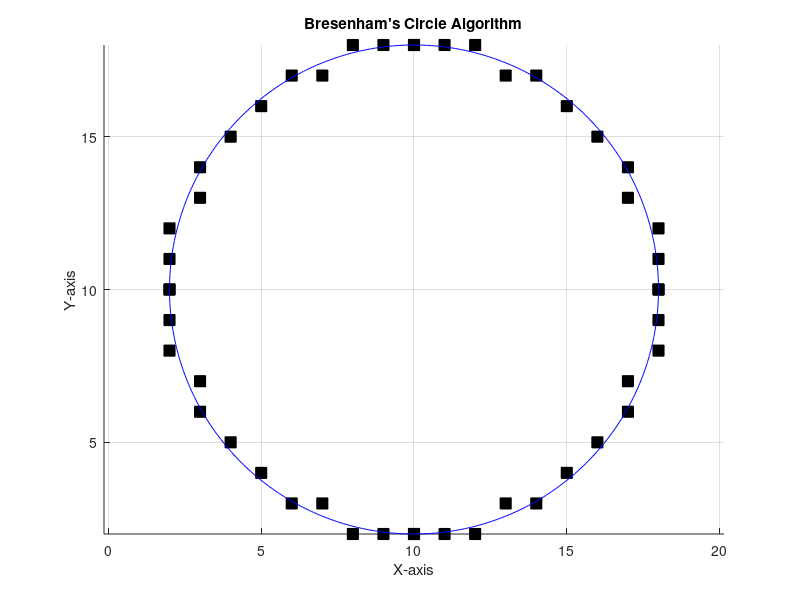

MATLAB code to generate this figure:
clc; clear; close all;

RADIUS = 8;
CENTER_X = 10;
CENTER_Y = 10;

figure;
hold on;
grid on;
axis equal;
title('Bresenham''s Circle Algorithm');
xlabel('X-axis'); ylabel('Y-axis');

X = 0;
Y = RADIUS;
D = 3 - 2 * RADIUS;

while X <= Y
    plot(CENTER_X + X, CENTER_Y + Y, 'ks', 'MarkerSize', 8, 'MarkerFaceColor', 'k');
    plot(CENTER_X - X, CENTER_Y + Y, 'ks', 'MarkerSize', 8, 'MarkerFaceColor', 'k');
    plot(CENTER_X + X, CENTER_Y - Y, 'ks', 'MarkerSize', 8, 'MarkerFaceColor', 'k');
    plot(CENTER_X - X, CENTER_Y - Y, 'ks', 'MarkerSize', 8, 'MarkerFaceColor', 'k');
    plot(CENTER_X + Y, CENTER_Y + X, 'ks', 'MarkerSize', 8, 'MarkerFaceColor', 'k');
    plot(CENTER_X - Y, CENTER_Y + X, 'ks', 'MarkerSize', 8, 'MarkerFaceColor', 'k');
    plot(CENTER_X + Y, CENTER_Y - X, 'ks', 'MarkerSize', 8, 'MarkerFaceColor', 'k');
    plot(CENTER_X - Y, CENTER_Y - X, 'ks', 'MarkerSize', 8, 'MarkerFaceColor', 'k');

    if D < 0
        D = D + 4 * X + 6;
    else
        D = D + 4 * (X - Y) + 10;
        Y = Y - 1;
    end
    X = X + 1;
end

THETA = 0:0.01:2*pi;
X_CIRCLE = CENTER_X + RADIUS * cos(THETA);
Y_CIRCLE = CENTER_Y + RADIUS * sin(THETA);
plot(X_CIRCLE, Y_CIRCLE, 'b-');
